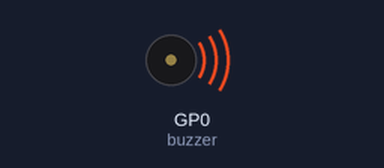
A program run on a simulated Raspberry Pi Pico running MicroPython. Parts: buzzer (waves = sounding). Wiring (from the project's diagram.json): buzzer on GP0. At 1.0 s the program stops and its outputs stay as they are.

Above: at 0.1 s.
At 1.1 s:
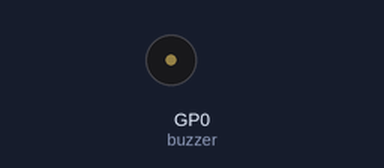
Timing chart, 0 to 2.5 s (numbered marks = the images above):
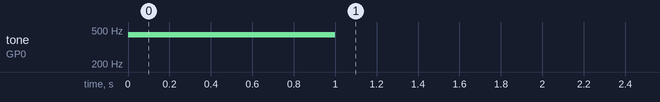

Measured:
- by itself, tone on GP0 (buzzer): silent → 440 Hz at 0.00 s, → silent 1.0 s later

The program:

main.py
```python
from machine import Pin, PWM
from time import sleep

# notes
C4  = 261.63
C4s = 277.18
D4  = 293.66
D4s = 311.13
E4  = 329.63
F4  = 349.23
F4s = 369.99
G4  = 392.00
G4s = 415.30
A4  = 440.00
A4s = 466.16
B4  = 493.88

buzzer = PWM(Pin(0))

buzzer.freq(int(A4))       # 440 Hz A4 (see above)
# buzzer.freq(440)         # does the same
buzzer.duty_u16(32768) # on
sleep(1)

buzzer.duty_u16(0)    # off
buzzer.deinit()
```
